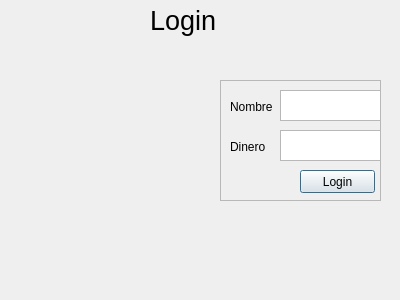
<?xml version="1.0" encoding="UTF-8"?>
<ui version="4.0">
 <class>login</class>
 <widget class="QDialog" name="login">
  <property name="geometry">
   <rect>
    <x>0</x>
    <y>0</y>
    <width>400</width>
    <height>300</height>
   </rect>
  </property>
  <property name="windowTitle">
   <string>Dialog</string>
  </property>
  <widget class="QLabel" name="label">
   <property name="geometry">
    <rect>
     <x>150</x>
     <y>0</y>
     <width>111</width>
     <height>41</height>
    </rect>
   </property>
   <property name="font">
    <font>
     <pointsize>20</pointsize>
    </font>
   </property>
   <property name="text">
    <string>Login</string>
   </property>
  </widget>
  <widget class="QFrame" name="frame">
   <property name="geometry">
    <rect>
     <x>220</x>
     <y>80</y>
     <width>161</width>
     <height>121</height>
    </rect>
   </property>
   <property name="frameShape">
    <enum>QFrame::StyledPanel</enum>
   </property>
   <property name="frameShadow">
    <enum>QFrame::Raised</enum>
   </property>
   <widget class="QLabel" name="label_login_name">
    <property name="geometry">
     <rect>
      <x>10</x>
      <y>20</y>
      <width>47</width>
      <height>13</height>
     </rect>
    </property>
    <property name="text">
     <string>Nombre</string>
    </property>
   </widget>
   <widget class="QLabel" name="label_login_money">
    <property name="geometry">
     <rect>
      <x>10</x>
      <y>60</y>
      <width>47</width>
      <height>13</height>
     </rect>
    </property>
    <property name="text">
     <string>Dinero</string>
    </property>
   </widget>
   <widget class="QPushButton" name="pushButton">
    <property name="geometry">
     <rect>
      <x>80</x>
      <y>90</y>
      <width>75</width>
      <height>23</height>
     </rect>
    </property>
    <property name="text">
     <string>Login</string>
    </property>
   </widget>
   <widget class="QTextEdit" name="name_input">
    <property name="geometry">
     <rect>
      <x>60</x>
      <y>10</y>
      <width>101</width>
      <height>31</height>
     </rect>
    </property>
   </widget>
   <widget class="QTextEdit" name="money_input">
    <property name="geometry">
     <rect>
      <x>60</x>
      <y>50</y>
      <width>101</width>
      <height>31</height>
     </rect>
    </property>
   </widget>
  </widget>
 </widget>
 <resources/>
 <connections/>
</ui>
